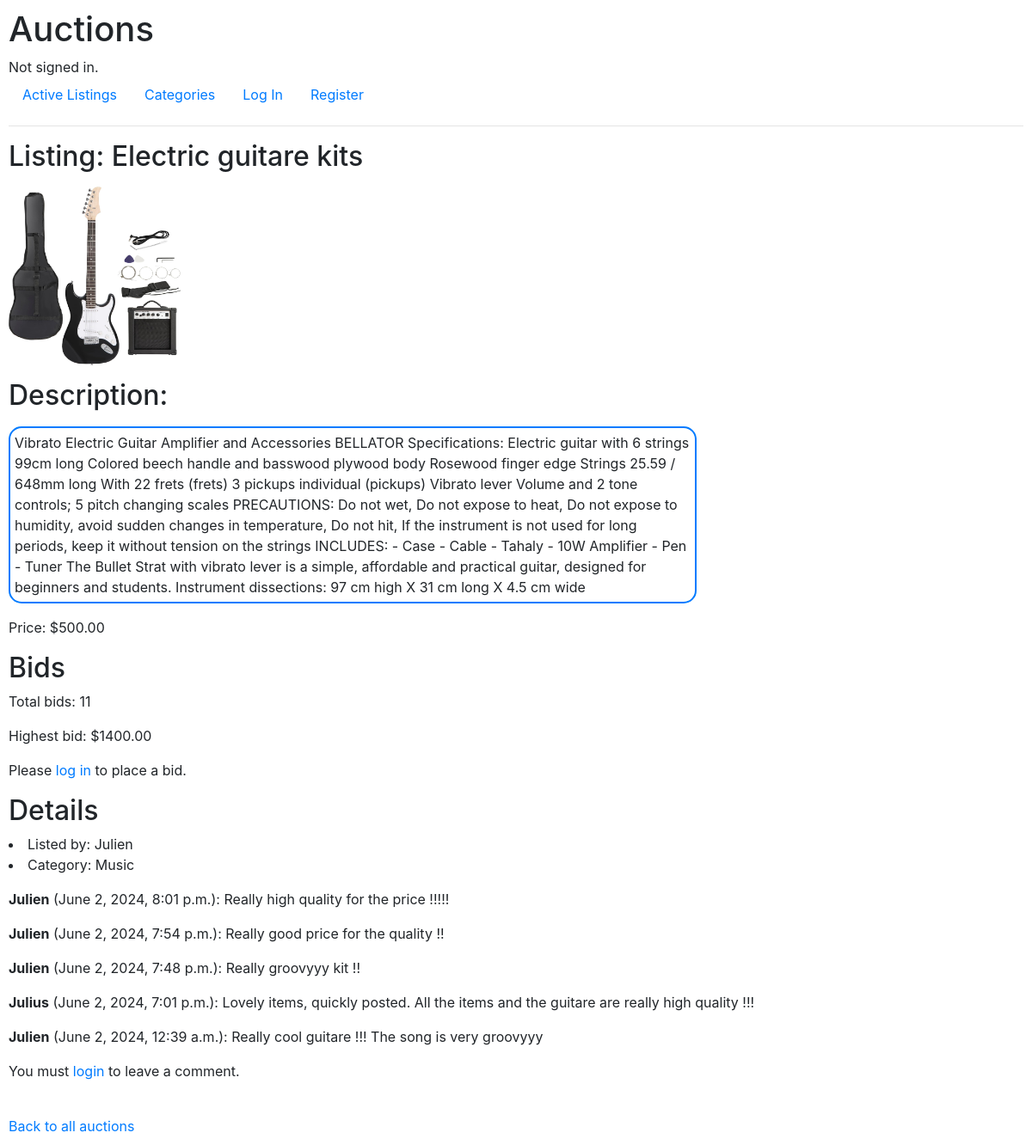
/2, run on the app's committed database.
### auctions/models.py (models this page shows, shortened)
class Auction(models.Model):
    user = models.ForeignKey(settings.AUTH_USER_MODEL, on_delete=models.CASCADE)
    title = models.CharField(max_length=64)
    description = models.TextField()
    price = models.DecimalField(max_digits=10, decimal_places=2)
    photo = models.ImageField(upload_to='products/photos/', null=True, blank=True)
    category = models.ForeignKey(Category, on_delete=models.CASCADE, related_name="auctions")
    closed = models.BooleanField(default=False)

class Bid(models.Model):
    auction = models.ForeignKey(Auction, on_delete=models.CASCADE, related_name="bids")
    user = models.ForeignKey(User, on_delete=models.CASCADE, related_name="bids")
    bid_amount = models.DecimalField(max_digits=10, decimal_places=2)
    timestamp = models.DateTimeField(auto_now_add=True)

class User(AbstractUser):
    watchlist = models.ManyToManyField('Auction', related_name='watchlisted_by', blank=True)

class Category(models.Model):
    name = models.CharField(max_length=100)
    def __str__(self):
        return self.name

class Comment(models.Model):
    auction = models.ForeignKey(Auction, on_delete=models.CASCADE, related_name="comments")
    user = models.ForeignKey(User, on_delete=models.CASCADE, related_name="comments")
    content = models.TextField()
    timestamp = models.DateTimeField(auto_now_add=True)

### auctions/views.py (the view, shortened to what this page needs)
# urls.py: path("<int:auction_id>", views.auction, name="auction"),
def auction(request, auction_id):
    auction = Auction.objects.get(id=auction_id)
    highest_bid = auction.bids.order_by('-bid_amount').first()
    user_highest_bid = None
    if request.user.is_authenticated:
        user_highest_bid = auction.bids.filter(user=request.user).order_by('-bid_amount').first()
    total_bids = auction.bids.count()
    comments = auction.comments.all().order_by('-timestamp')
    comment_form = CommentForm()
    return render(request, "auctions/auction.html", {
        "auction": auction,
        "highest_bid": highest_bid,
        "user_highest_bid": user_highest_bid,
        "total_bids": total_bids,
        "comments": comments,
        "comment_form": comment_form
   })

### auctions/templates/auctions/auction.html (shortened to what this page needs)
{% extends "auctions/layout.html" %}
{% block body %}
    <p><h2>Listing: {{ auction.title }}</h2></p>
    {% if auction.photo %}
    <img src="{{ auction.photo.url }}" alt="{{ auction.title }}" class="small-image">
    {% endif %}
    <p><h2>Description:</h2></p>
    <p>
        <div class="auction-description">
        {{ auction.description }}
        </div>
    </p>
    <p>Price: ${{ auction.price }}</p>
    <h2>Bids</h2>
    <p>Total bids: {{ total_bids }}</p>
    {% if highest_bid %}
        <p>Highest bid: ${{ highest_bid.bid_amount }}</p>
    {% else %}
        <p>No bids yet.</p>
    {% endif %}
    {% if auction.closed %}
        <p class="color-text">This auction is closed.</p>
        {% if highest_bid.user == request.user %}
            <div class="congrats-message">
                <p>Congratulations! You have won this auction with a bid of ${{ highest_bid.bid_amount }}.</p>
            </div>
        {% endif %}
    {% else %}
        {% if user.is_authenticated %}
        <form action="{% url 'place_bid' auction.id %}" method="post">
            {% csrf_token %}
            <div class="form-group">
                <input class="auction-bid" type="number" step="0.01" name="bid_amount" required>
            </div>
            <button class="btn btn-primary" type="submit">Place bid</button>
        </form>
        {% else %}
            <p>Please <a href="{% url 'login' %}">log in</a> to place a bid.</p>
        {% endif %}
    {% endif %}
    <p>
        <h2>Details</h2>
        <li>Listed by: {{ auction.user.username }}</li>
        <li>Category: {{ auction.category }}</li>
    </p>
    <div>
        {% for comment in comments %}
            <p><strong>{{ comment.user.username }}</strong> ({{ comment.timestamp }}): {{ comment.content }}</p>
        {% endfor %}
    </div>
    {% if user.is_authenticated %}
    <h2>Leave a Comment</h2>
    <form action="{% url 'auction' auction.id %}" method="post">
        {% csrf_token %}
        <div class="auction-coment">
            {{ comment_form.as_p }}
        </div>
        <button class="btn btn-primary" type="submit">Submit Comment</button>
    </form>
    {% else %}
    <p>You must <a href="{% url 'login' %}">login</a> to leave a comment.</p>
    {% endif %}
    <br />
    <a href="{% url 'index' %}">Back to all auctions</a>
    <br />
{% endblock %}

### auctions/static/auctions/styles.css (style rules this page uses)
body { padding: 10px; }
.small-image { width: 200px; height: auto; }
.auction-description { max-width: 800px; margin: 10 auto; padding: 5px; border: 2px solid #007bff; border-radius: 15px; }

### data on the page
Auction: title "Electric guitare kits", photo (picture), description "Vibrato Electric Guitar Amplifier and Accessories BELLATOR Specifications: Electric guitar with 6 strings 99cm long Colored beech handle and basswood plywood body Rosewood finger edge Strings 25.59 / 648mm long With 22 frets (frets) 3 pickups individual (pickups) Vibrato lever Volume and 2 tone controls; 5 pitch changing scales PRECAUTIONS: Do not wet, Do not expose to heat, Do not expose to humidity, avoid sudden changes in temperature, Do not hit, If the instrument is not used for long periods, keep it without tension on the strings INCLUDES: - Case - Cable - Tahaly - 10W Amplifier - Pen - Tuner The Bullet Strat with vibrato lever is a simple, affordable and practical guitar, designed for…", price "500.00", user.username "Julien", category "Music"
Bid: bid_amount "1400.00"
Comment: user.username "Julien", timestamp "June 2, 2024, 8:01 p.m.", content "Really high quality for the price !!!!!"
Comment: user.username "Julien", timestamp "June 2, 2024, 7:54 p.m.", content "Really good price for the quality !!"
Comment: user.username "Julien", timestamp "June 2, 2024, 7:48 p.m.", content "Really groovyyy kit !!"
Comment: user.username "Julius", timestamp "June 2, 2024, 7:01 p.m.", content "Lovely items, quickly posted. All the items and the guitare are really high quality !!!"
Comment: user.username "Julien", timestamp "June 2, 2024, 12:39 a.m.", content "Really cool guitare !!! The song is very groovyyy"

### other printed values
{{ total_bids }} "11"
